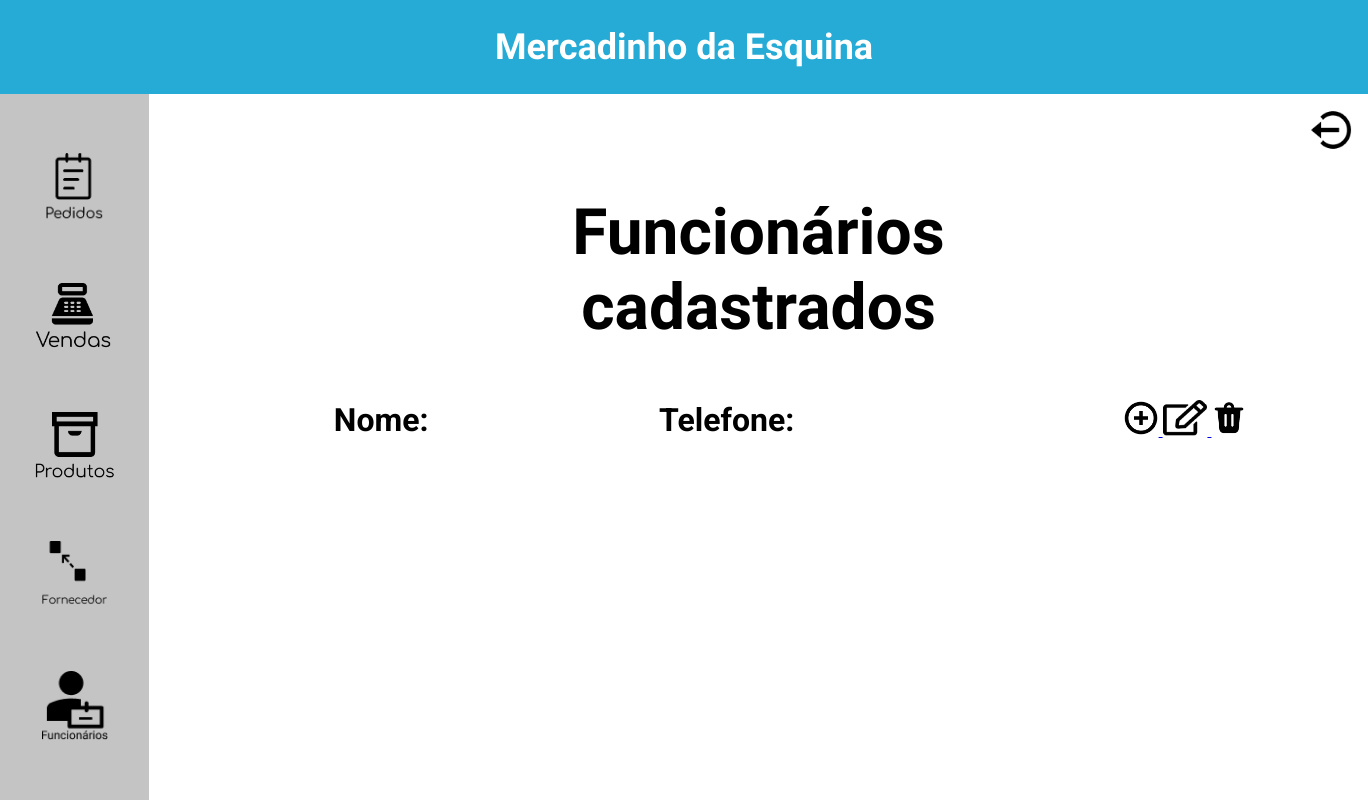
/mercadinho/funcionarios.php, run on an earlier commit of the app's database.
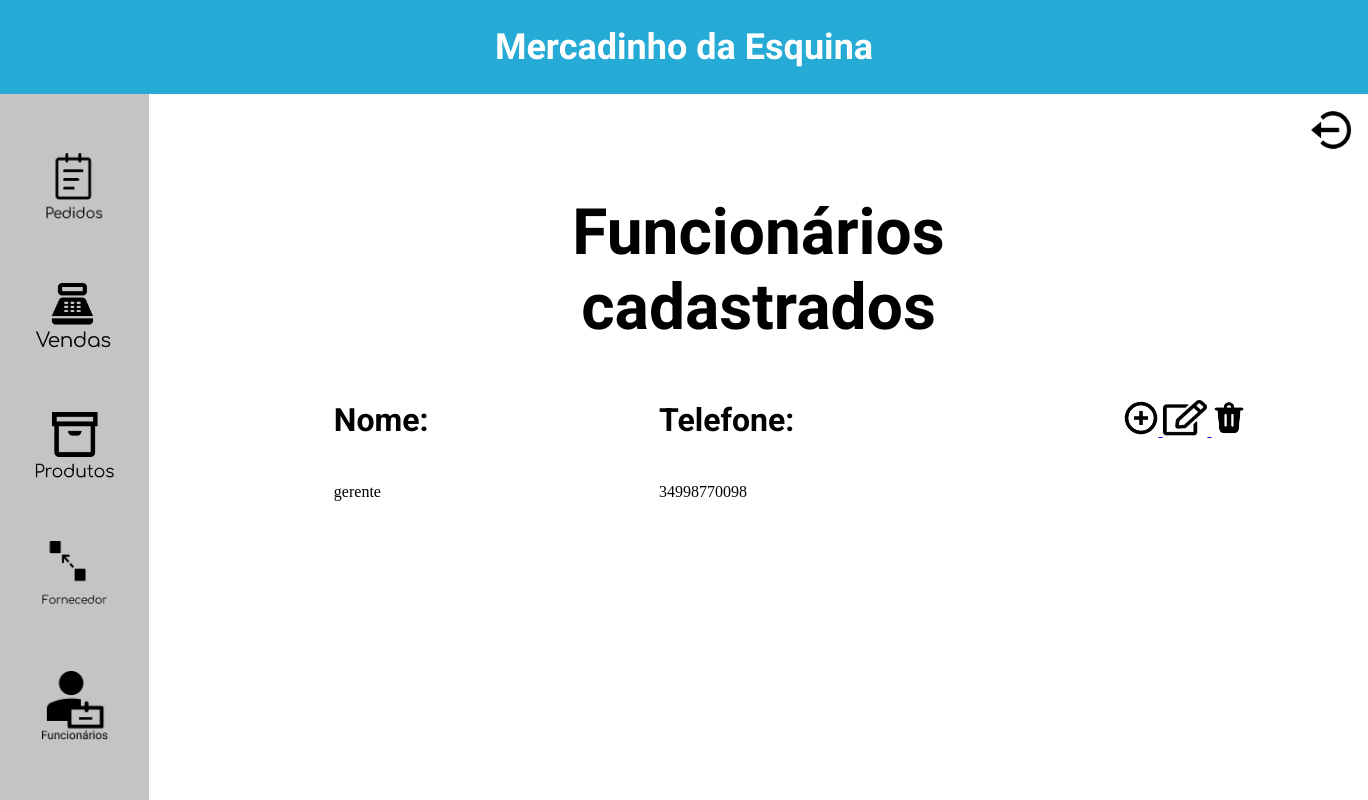
And on a later commit of the database.
### tables this page shows
create table funcionarios (
    id_funcionario INT NOT NULL PRIMARY KEY AUTO_INCREMENT,
    nome VARCHAR(50) NOT NULL,
    endereco VARCHAR(50) NOT NULL,
    telefone VARCHAR(11) NOT NULL,
    email VARCHAR(50) NOT NULL,
    usuario VARCHAR(50) NOT NULL,
    senha VARCHAR(50) NOT NULL,
    admin TINYINT NOT NULL DEFAULT 0
);

### mercadinho/funcionarios.php (the view, shortened to what this page needs)
<html lang="pt-br">
<head>
    <link rel="stylesheet" type="text/css" href="styles/styles.css"/>
</head>
<body>
  <header class="header">
      <h1 class="header-title">Mercadinho da Esquina</h1>
  </header>
  <div class="leftbar-gerente">
    <a href="pedidos.php">
      <img src="assets/Botao Pedidos.png" class="img-botao-gerente" alt="PEDIDOS">
    </a>
    <a href="vendas.php">
      <img src="assets/Botao Vendas.png" class="img-botao-gerente" alt="VENDAS">
    </a>
    <a href="produtos.php">
      <img src="assets/Botao Produtos.png" class="img-botao-gerente" alt="PRODUTOS">
    </a>
    <a href="fornecedores.php">
      <img src="assets/Botao Fornecedor.png" class="img-botao-gerente" alt="FORNECEDORES">
    </a>
    <a href="funcionarios.php">
      <img src="assets/Botao Caixa.png" class="img-botao-gerente" alt="CAIXA">
    </a>
  </div>
  <div class="content-gerente">
    <button style="align-self: end; margin-right: 13px; margin-top: 11px;">
      <img src="assets/log-out-circle.png" style="height: 50px">
    </button>
    <h1 class="title">Funcionários</h1>
    <h1 class="title" style="margin-top: 0;">cadastrados</h1>
    <div style="width: 100%; max-width: 1366px; margin-top: 38px;">
      <table style="width: 100%; margin-left: 15%">
        <tr>
          <td>
            <h1>Nome:</h1>
          </td>
          <td>
            <h1>Telefone:</h1>
          </td>
          <td>
            <a href="cadastrar-funcionario.php">
              <img src="assets/dashicons_insert.png" style="height: 36px"/>
            </a>
            <a href= "editar-funcionario.php">
              <img src="assets/Edit.png" style="height: 36px" />
            </a>
            <a href= "deletar-funcionario.php">
              <img src="assets/delete.png" style="height: 36px" />
            </a>
          </td>
        </tr>
        <?php
         $servername = "localhost";
         $username = "root";
         $password = "";
         $dbname = "mercadinho";
         $conn = new mysqli($servername, $username, $password, $dbname);
         $sql = "SELECT id_funcionario, nome, telefone
         FROM funcionarios";
         $result = $conn->query($sql);
         if ($result and $result->num_rows > 0) {
             while($row = $result->fetch_assoc()) {
              echo "<tr>".
              "<td>".$row['nome']."</td>".
              "<td>".$row['telefone']."</td>"."<tr>";
             }
         }
         else {
             echo "Nenhum funcionário cadastrado";
         }
        ?>
    </table>
  </div>
  </div>
</body>
<br><br>
</html>

### mercadinho/styles/styles.css (style rules this page uses)
* { margin: 0; padding: 0; box-sizing: border-box; }
html, body, #root { min-height: 100vh; width: 100vw; }
body { padding-top: 94px; display: flex; flex-direction: column; align-items: center; }
h1, h2, h3 { font-family: 'Roboto'; }
button { background-color: rgb(0,0,0,0); border: 0; }
table { width: 100%; margin-left: 10%; }
td { height: 70px; }
.title { margin-top: 40px; font-family: 'Comfortaa', cursive; font-size: 64px; }
.header { top: 0; background-color: #25ABD6; height: 94px; width: 100vw; display: flex; justify-content: center; align-items: center; position: fixed; z-index: 1000; }
.header-title { color:white; font-family: 'Comfortaa'; font-size: 36px; }
.img-botao-gerente { height: 70px; }
.leftbar-gerente { position: fixed; top: 94; height: 100%; width: 149px; background-color: #C4C4C4; display: flex; flex-direction: column; justify-content: space-evenly; align-items: center; align-self: flex-start; z-index: 1000; padding-bottom: 94; }
.content-gerente { width: 100%; display: flex; flex-direction: column; align-items: center; padding-left: 149px; }

What changed in the data, as far as the page shows it:
now on this page (row edited): funcionarios: nome "gerente", telefone "34998770098"
